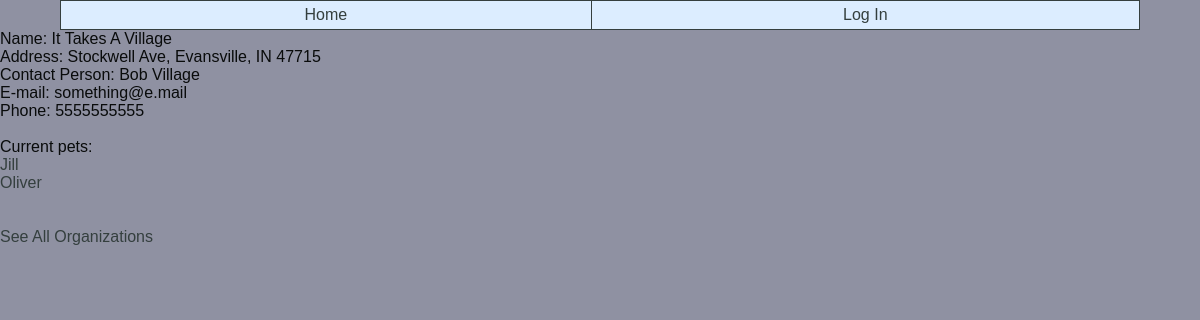
/orgs/1/, run on an earlier commit of the app's database.
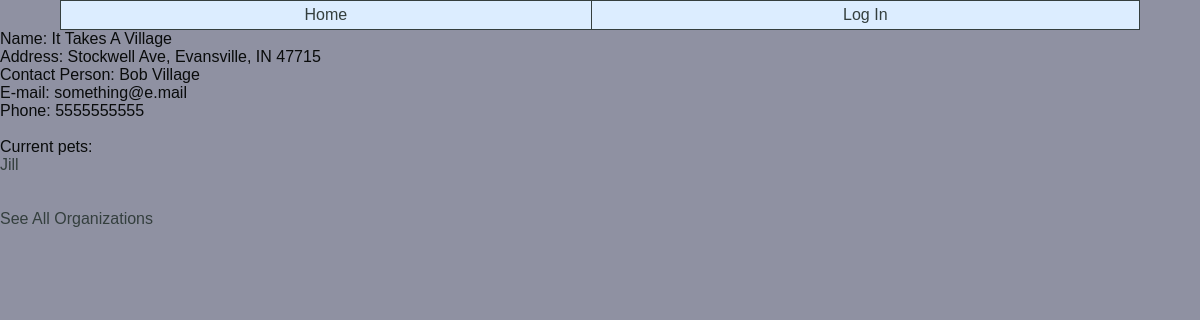
And on a later commit of the database.
### PetTracker/models.py (models this page shows, shortened)
class Pet(models.Model):
    petID = models.AutoField(primary_key=True)
    petMicrochipID = models.CharField(max_length=50, blank=True, null=True)
    petName = models.CharField(max_length=50)
    petType = models.CharField(choices=typeSelection, max_length=10)
    petSex = models.CharField(choices=sexSelection, max_length=10)
    petDOB = models.DateField(blank=True, null=True)
    petSpayNeuter = models.CharField(choices=fixSelection, max_length=10)
    petStatus = models.CharField(choices=statusSelection, max_length=15)
    petImage = models.FileField(blank=True, null=True, upload_to='media/')
    petRecords = models.FileField(blank=True, null=True, upload_to='media/')
    petBio=models.TextField(max_length=5000, blank=True, null=True)
    petOrganization=models.ForeignKey(Organization, on_delete=models.CASCADE, blank=True, null=True)
    petFoster=models.ForeignKey(Foster, on_delete=models.CASCADE, blank=True, null=True)

### PetTracker/views.py (the view)
# urls.py: path('orgs/<int:orgID>/', views.orgDetail, name="orgdetail"),
def orgDetail(request, orgID):
    org = get_object_or_404(Organization, pk=orgID)
    current = Pet.objects.filter(petOrganization=orgID)
    return render(request, 'orgdetail.html', {'org':org, 'current':current})

### templates/orgdetail.html (shortened to what this page needs)
{% extends 'base.html' %}
{% block content %}
<head>
</head>
Name: {{ org.orgName }}<br>
Address: {{ org.orgStreet }}, {{ org.orgCity }}, {{ org.orgState.upper }} {{ org.orgZip }}<br>
Contact Person: {{ org.orgContact }}<br>
E-mail: {{ org.orgEmail }}<br>
Phone: {{ org.orgPhone }}<br>
<br>
{% if current.count > 0 %}
    Current pets:<br>
    {% for c in current %}
    <a href="{% url 'petdetail' c.petID %}">{{c.petName}}</a><br>
    {% endfor %}
{% else %}
No current pets.<br>
{% endif %}
<br><br>
<a href="/vieworgs">See All Organizations</a>
{% endblock %}

What changed in the data, as far as the page shows it:
removed Pet: petName "Oliver"
